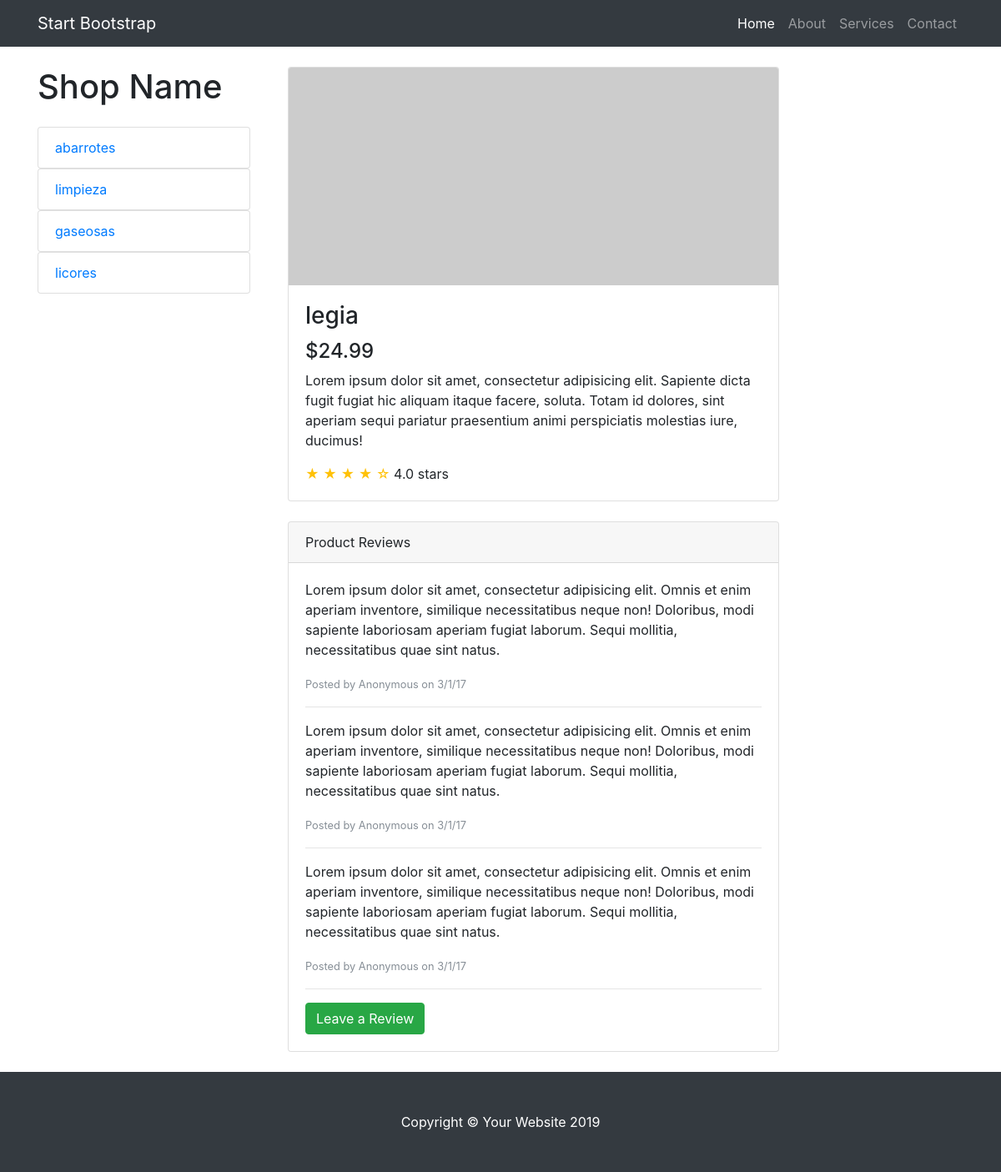
/tienda/producto/2, run on the app's committed database.
### tienda/models.py (models this page shows, shortened)
class Categoria(models.Model):
    nombre = models.CharField(max_length=200)
    pub_date = models.DateTimeField('fecha de registro',auto_now=True)

class Producto(models.Model):
    categoria = models.ForeignKey(Categoria,on_delete=models.CASCADE)
    nombre = models.CharField(max_length=200)
    precio = models.DecimalField(max_digits=6,decimal_places=2)
    stock = models.IntegerField(default=0)
    pub_date = models.DateTimeField('date published')

### tienda/views.py (the view)
# urls.py: path('producto/<int:producto_id>', views.producto , name="producto"),
def producto(request , producto_id):
    category_list = Categoria.objects.all()
    producto = get_object_or_404(Producto , pk=producto_id)
    return render(request,'producto.html',{'producto':producto, 'category_list':category_list})

### tienda/templates/producto.html
{% extends "layout.html" %}
{%block content%}
<!DOCTYPE html>
    <div class="container">
      <div class="row">
        <div class="col-lg-9">
          <div class="card mt-4">
            <img class="card-img-top img-fluid" src="http://placehold.it/900x400" alt="">
            <div class="card-body">
              <h3 class="card-title">{{producto.nombre}}</h3>
              <h4>$24.99</h4>
              <p class="card-text">Lorem ipsum dolor sit amet, consectetur adipisicing elit. Sapiente dicta fugit fugiat hic aliquam itaque facere, soluta. Totam id dolores, sint aperiam sequi pariatur praesentium animi perspiciatis molestias iure, ducimus!</p>
              <span class="text-warning">&#9733; &#9733; &#9733; &#9733; &#9734;</span>
              4.0 stars
            </div>
          </div>
          <div class="card card-outline-secondary my-4">
            <div class="card-header">
              Product Reviews
            </div>
            <div class="card-body">
              <p>Lorem ipsum dolor sit amet, consectetur adipisicing elit. Omnis et enim aperiam inventore, similique necessitatibus neque non! Doloribus, modi sapiente laboriosam aperiam fugiat laborum. Sequi mollitia, necessitatibus quae sint natus.</p>
              <small class="text-muted">Posted by Anonymous on 3/1/17</small>
              <hr>
              <p>Lorem ipsum dolor sit amet, consectetur adipisicing elit. Omnis et enim aperiam inventore, similique necessitatibus neque non! Doloribus, modi sapiente laboriosam aperiam fugiat laborum. Sequi mollitia, necessitatibus quae sint natus.</p>
              <small class="text-muted">Posted by Anonymous on 3/1/17</small>
              <hr>
              <p>Lorem ipsum dolor sit amet, consectetur adipisicing elit. Omnis et enim aperiam inventore, similique necessitatibus neque non! Doloribus, modi sapiente laboriosam aperiam fugiat laborum. Sequi mollitia, necessitatibus quae sint natus.</p>
              <small class="text-muted">Posted by Anonymous on 3/1/17</small>
              <hr>
              <a href="#" class="btn btn-success">Leave a Review</a>
            </div>
          </div>
        </div>
      </div>
    </div>
{% endblock %}

### tienda/templates/layout.html (shortened to what this page needs)
{% load static %}
<!DOCTYPE html>
<html lang="en">
  <head>
    <link href="{% static 'vendor/bootstrap/css/bootstrap.min.css' %}" rel="stylesheet">
    <link href="{% static 'css/shop.css' %}" rel="stylesheet ">
  </head>
  <body>
    <nav class="navbar navbar-expand-lg navbar-dark bg-dark fixed-top">
      <div class="container">
        <a class="navbar-brand" href="#">Start Bootstrap</a>
        <div class="collapse navbar-collapse" id="navbarResponsive">
          <ul class="navbar-nav ml-auto">
            <li class="nav-item active">
              <a class="nav-link" href="#">Home
              </a>
            </li>
            <li class="nav-item">
              <a class="nav-link" href="#">About</a>
            </li>
            <li class="nav-item">
              <a class="nav-link" href="#">Services</a>
            </li>
            <li class="nav-item">
              <a class="nav-link" href="#">Contact</a>
            </li>
          </ul>
        </div>
      </div>
    </nav>
    <div class="container">
      <div class="row">
        <div class="col-lg-3">
          <h1 class="my-4">Shop Name</h1>
          {% for cat in category_list %}
          <div class="list-group">
            <a href="{% url 'tienda:categoria' cat.id %}" class="list-group-item">{{cat.nombre}}</a>
          </div>
          {% endfor %}
        </div>
        <div class="col-lg-9">
            {% block content %}{% endblock %}
        </div>
      </div>
    </div>
    <footer class="py-5 bg-dark">
      <div class="container">
        <p class="m-0 text-center text-white">Copyright &copy; Your Website 2019</p>
      </div>
    </footer>
  </body>
</html>

### tienda/static/css/shop.css (style rules this page uses)
body { padding-top: 54px; }
@media (min-width: 992px) { body { padding-top: 56px; } }

### data on the page
Categoria: nombre "abarrotes"
Categoria: nombre "limpieza"
Categoria: nombre "gaseosas"
Categoria: nombre "licores"
Producto: nombre "legia"
